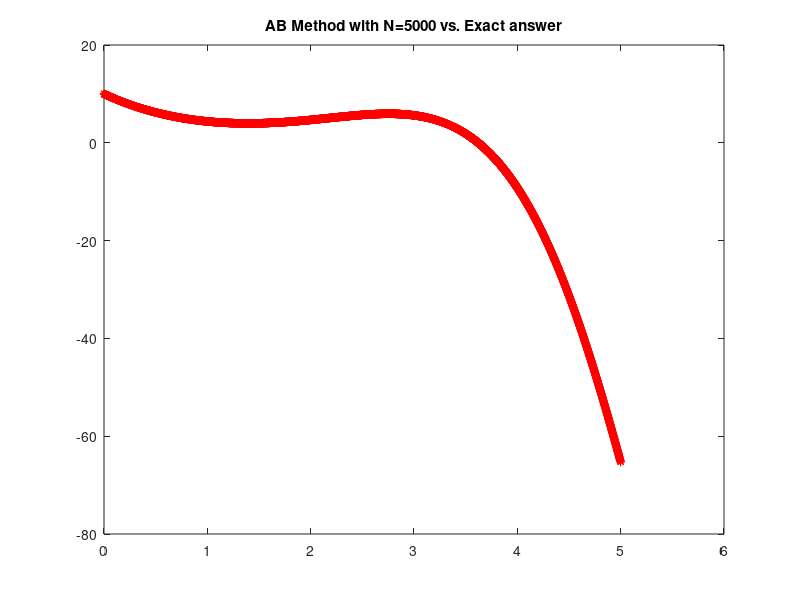
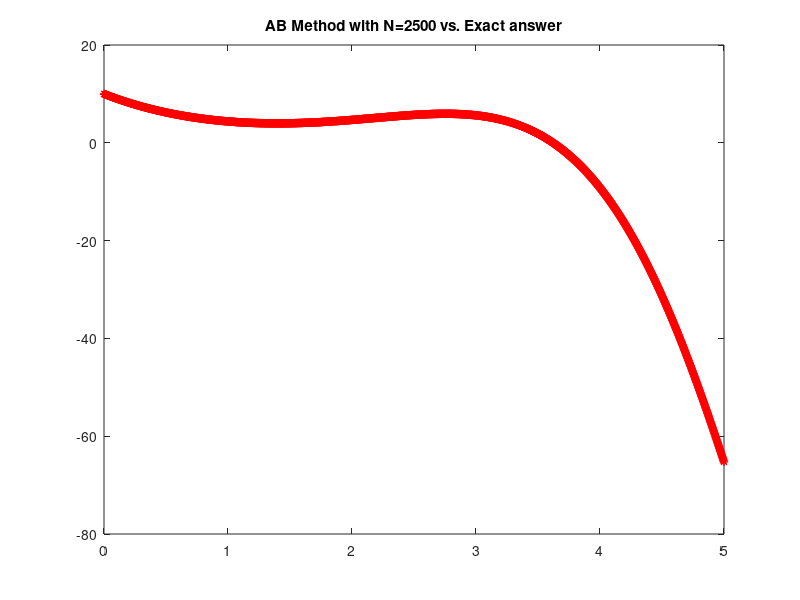
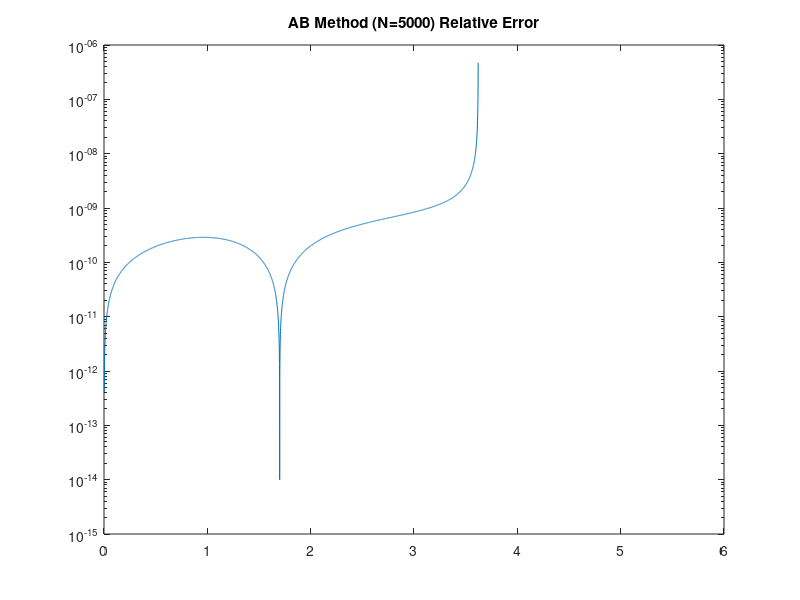
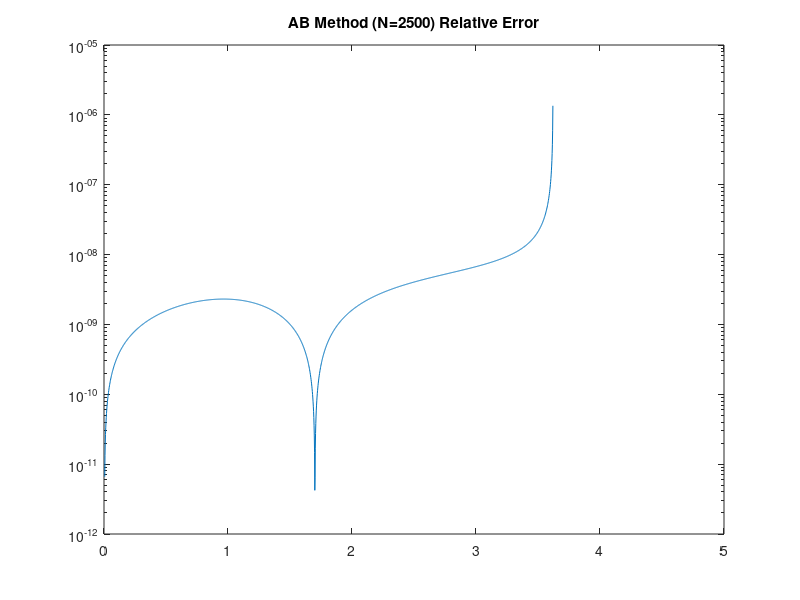

MATLAB code to generate these figures, in order:
% CERM_Lab_281021
% Exercise 1
            
            % Solving ODEs
            % Three-step Runge-Kutta (RK) Mehtod

clc
clear all
close all
format long

f = @(t,y) -y + exp(t) * sin(t);
yex = @(t) (51/5) * exp(-t) - 0.2 * exp(t) .* (cos(t) - 2 * sin(t));

y0 = 10;
T = 5;

            % Defining conditions for two solutions with N1 and N2

N1 = 5000; % This is considered RK1
N2 = 2500; % This is considered RK2

h1 = T/N1;
h2 = T/N2;

un1 = zeros(round(N1+1),1);
tn1 = zeros(round(N1+1),1);

un2 = zeros(round(N2+1),1);
tn2 = zeros(round(N2+1),1);

un1(1,1) = y0;
un2(1,1) = y0;

tn1(2, 1) = h1;
tn2(2, 1) = h2;

un1(2,1) = yex(tn1(2, 1));
un2(2,1) = yex(tn2(2, 1));

tic
for k = 2 : N1
    tn1(k+1, 1) = tn1(k, 1) + h1;
    f1 = f(tn1(k, 1), un1(k, 1));
    f2 = f(tn1(k, 1) + h1, un1(k, 1) + h1 * f1);
    f3 = f(tn1(k, 1) + h1 / 2 , un1(k, 1) + 0.25 * h1 * (f1 + f2));
    un1(k+1, 1) = un1(k, 1) + h1 * (f1 + f2 + 4 * f3) / 6;
end


for j = 2 : N2
    tn2(j+1, 1) = tn2(j, 1) + h2;
    f1 = f(tn2(j, 1), un2(j, 1));
    f2 = f(tn2(j, 1) + h2, un2(j, 1) + h2 * f1);
    f3 = f(tn2(j, 1) + h2/2 ,un2(j, 1) + 0.25 * h2 * (f1 + f2));
    un2(j+1, 1) = un2(j, 1) + h2 * (f1 + f2 + 4 * f3) / 6;
end
toc
            % Plotting RK Method Answers vs. Exact Answer
tmesh1 = [0 : h1 : T]';
tmesh2 = [0 : h2 : T]';

figure(1)
plot(tmesh1,yex(tmesh1), 'k', tn1,un1,'r*')
title("RK Method with N=5000 vs. Exact answer")

figure(2)
plot(tmesh2, yex(tmesh2), tn2, un2, 'r*')
title("RK Method with N=2500 vs. Exact answer")


            % Absolute and Relatve Errors on the Interval

abs_err_RK1 = abs( yex(tn1) - un1 );
abs_err_RK2 = abs( yex(tn2) - un2 );



rel_err_RK1 = abs_err_RK1 ./ yex(tn1);
rel_err_RK2 = abs_err_RK2 ./ yex(tn2);


figure(3)
semilogy(tn1,rel_err_RK1)
title("RK Method (N=5000) Relative Error")
figure(4)
semilogy(tn2,rel_err_RK2)
title("RK Method (N=2500) Relative Error")



            % Absolute and Relative Errors at Final Time

abs_error_endpoint_RK1 = abs( yex(tn1(end)) - un1(end) );
abs_error_endpoint_RK2 = abs( yex(tn2(end)) - un2(end) );


rel_error_endpoint_RK1 = abs( yex(tn1(end)) - un1(end)) ./ abs( yex( tn1(end) ) );
rel_error_endpoint_RK2 = abs( yex(tn2(end)) - un2(end)) ./ abs( yex( tn2(end) ) );


            % Absolute and Relative Maximum Norm on the Interval

abs_err_Norminf_RK1 = norm( abs_err_RK1, inf );
abs_err_Norminf_RK2 = norm( abs_err_RK2, inf );


rel_err_Norminf_RK1 = norm( abs_err_RK1, inf ) / norm( yex(tn1),inf );
rel_err_Norminf_RK2 = norm( abs_err_RK2, inf ) / norm( yex(tn2),inf );


            % Forward RK Method Empirical Order Calculation 
p_emp_RK3 = -log2(rel_err_Norminf_RK1/rel_err_Norminf_RK2)

%%
            
            % Solving ODEs
            % Three-step Adams-Bashforth (AB) Mehtod


clear all
close all
format long

f = @(t,y) -y + exp(t) * sin(t);
yex = @(t) (51/5) * exp(-t) - 0.2 * exp(t) .* (cos(t) - 2 * sin(t));

y0 = 10;
T = 5;

            % Defining conditions for two solutions with N1 and N2

N1 = 5000; % This is considered AB1
N2 = 2500; % This is considered AB2

h1 = T/N1;
h2 = T/N2;

un1 = zeros(round(N1+1),1);
tn1 = zeros(round(N1+1),1);

un2 = zeros(round(N2+1),1);
tn2 = zeros(round(N2+1),1);

un1(1,1) = y0;
un2(1,1) = y0;

tn1(2, 1) = h1;
tn2(2, 1) = h2;

un1(2,1) = yex(tn1(2, 1));
un2(2,1) = yex(tn2(2, 1));

tn1(3, 1) = 2 * h1;
tn2(3, 1) = 2 * h2;

un1(3,1) = yex(tn1(3, 1));
un2(3,1) = yex(tn2(3, 1));


tic
for k = 3 : N1
    tn1(k+1, 1) = tn1(k, 1) + h1;
    un1(k+1) = un1(k, 1) + h1 * ...
        (23/12 * f(tn1(k, 1),un1(k, 1)) ...
        - 16/12 * f(tn1(k - 1), un1(k - 1))  ...
        + 5/12 * f(tn1(k - 2), un1(k - 2)));
end


for j = 3 : N2
    tn2(j+1, 1) = tn2(j, 1) + h2;
    un2(j+1) = un2(j, 1) + h2 *[ ...
        23/12 * f(tn2(j, 1),un2(j, 1)) ...
        - 16/12 * f(tn2(j - 1), un2(j - 1))  ...
        + 5/12 *f(tn2(j - 2), un2(j - 2)) ] ;
    
end
toc
            % Plotting AB Method Answers vs. Exact Answer
tmesh1 = [0 : h1 : T]';
tmesh2 = [0 : h2 : T]';

figure(1)
plot(tmesh1,yex(tmesh1), 'k', tn1,un1,'r*')
title("AB Method with N=5000 vs. Exact answer")

figure(2)
plot(tmesh2, yex(tmesh2), tn2, un2, 'r*')
title("AB Method with N=2500 vs. Exact answer")


            % Absolute and Relatve Errors on the Interval

abs_err_AB1 = abs( yex(tn1) - un1 );
abs_err_AB2 = abs( yex(tn2) - un2 );



rel_err_AB1 = abs_err_AB1 ./ yex(tn1);
rel_err_AB2 = abs_err_AB2 ./ yex(tn2);


figure(3)
semilogy(tn1,rel_err_AB1)
title("AB Method (N=5000) Relative Error")
figure(4)
semilogy(tn2,rel_err_AB2)
title("AB Method (N=2500) Relative Error")



            % Absolute and Relative Errors at Final Time

abs_error_endpoint_AB1 = abs( yex(tn1(end)) - un1(end) );
abs_error_endpoint_AB2 = abs( yex(tn2(end)) - un2(end) );


rel_error_endpoint_AB1 = abs( yex(tn1(end)) - un1(end)) ./ abs( yex( tn1(end) ) );
rel_error_endpoint_AB2 = abs( yex(tn2(end)) - un2(end)) ./ abs( yex( tn2(end) ) );


            % Absolute and Relative Maximum Norm on the Interval

abs_err_Norminf_AB1 = norm( abs_err_AB1, inf );
abs_err_Norminf_AB2 = norm( abs_err_AB2, inf );


rel_err_Norminf_AB1 = norm( abs_err_AB1, inf ) / norm( yex(tn1),inf );
rel_err_Norminf_AB2 = norm( abs_err_AB2, inf ) / norm( yex(tn2),inf );


            % Forward AB Method Empirical Order Calculation 
p_emp_AB3 = -log2(rel_err_Norminf_AB1/rel_err_Norminf_AB2)
close all
